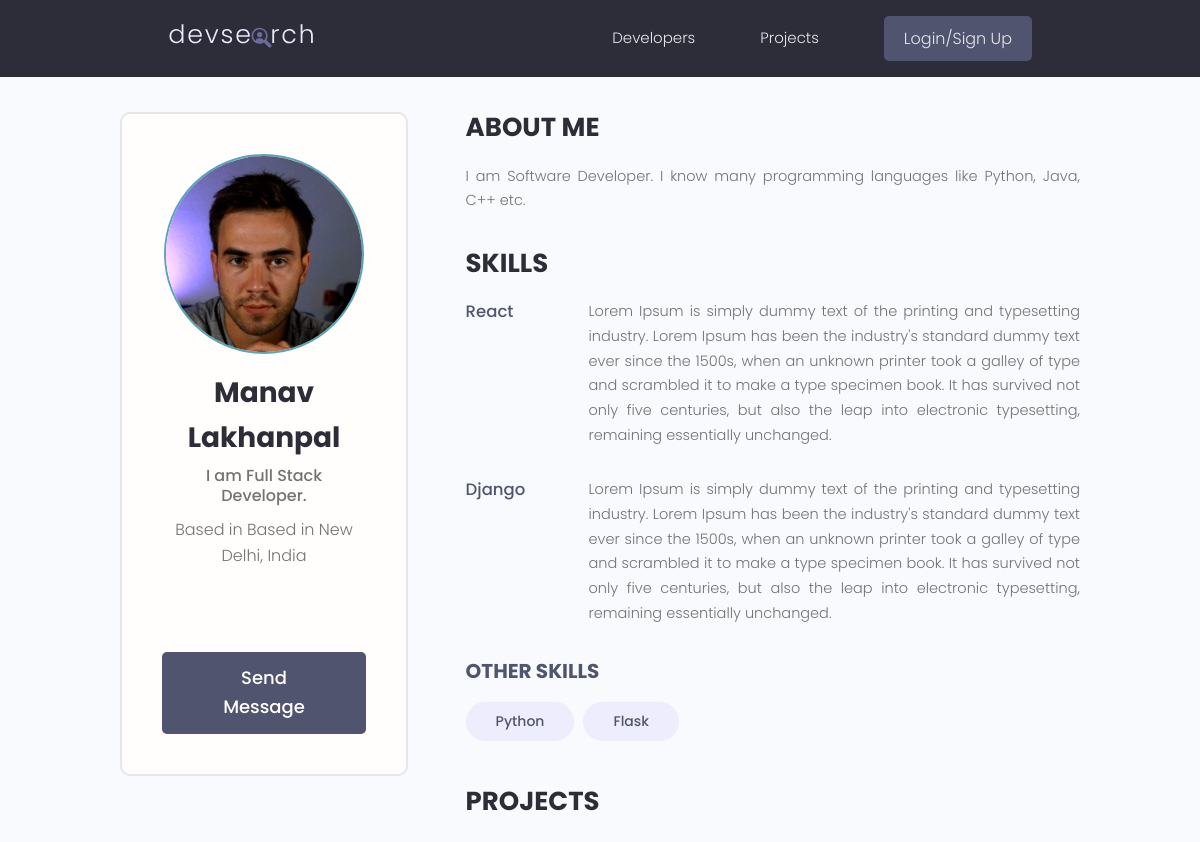
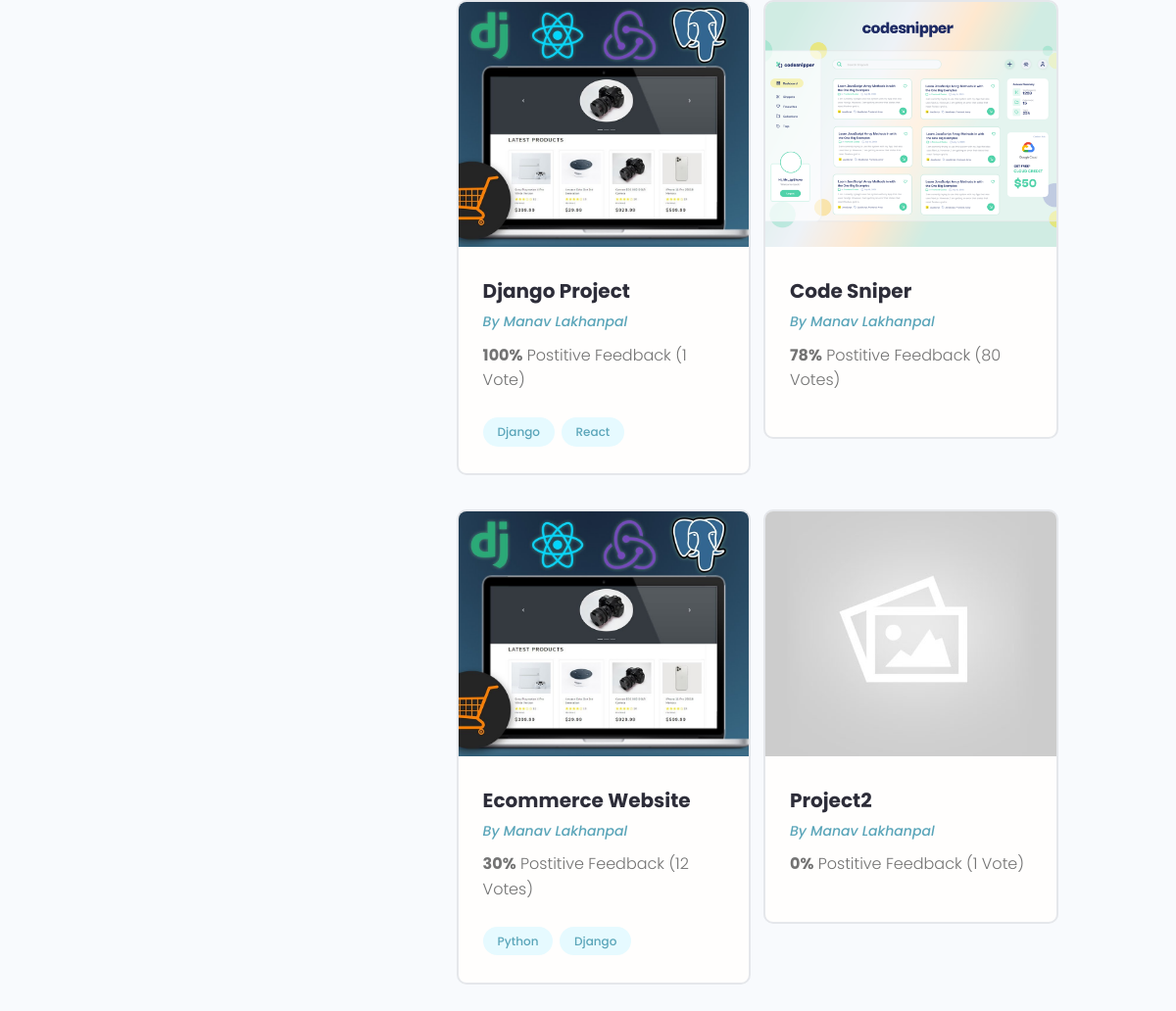
The page /profile/51d5c83b-4253-4f12-8ec8-5d2de76e0cae/ on the database its author committed (2 pictures, top to bottom).
### users/models.py (models this page shows, shortened)
class Profile(models.Model):
    user = models.OneToOneField(User, on_delete=models.CASCADE, null=True, blank=True)
    name = models.CharField(max_length=200, blank=True, null=True)
    email = models.EmailField(max_length=500, blank=True, null=True)
    username = models.CharField(max_length=200, blank=True, null=True)
    location = models.CharField(max_length=200, blank=True, null=True)
    short_intro = models.CharField(max_length=200, blank=True, null=True)
    bio = models.TextField(blank=True, null=True)
    profile_image = models.ImageField(null=True, blank=True, upload_to='profiles/', default='profiles/user-default.png')
    social_github = models.CharField(max_length=200, blank=True, null=True)
    social_twitter = models.CharField(max_length=200, blank=True, null=True)
    social_linkedin = models.CharField(max_length=200, blank=True, null=True)
    social_youtube = models.CharField(max_length=200, blank=True, null=True)
    social_website = models.CharField(max_length=200, blank=True, null=True)
    created = models.DateTimeField(auto_now_add=True)
    id = models.UUIDField(default=uuid.uuid4, unique=True, primary_key=True, editable=False)
    class Meta:
        ordering = ['created']
    @property
    def imageURL(self):
        try:
            url = self.profile_image.url
        except:
            url = ''
        return url

class Skill(models.Model):
    owner = models.ForeignKey(Profile, on_delete=models.CASCADE, null=True, blank=True)
    name = models.CharField(max_length=200, blank=True, null=True)
    description = models.TextField(blank=True, null=True)
    created = models.DateTimeField(auto_now_add=True)
    id = models.UUIDField(default=uuid.uuid4, unique=True, primary_key=True, editable=False)
    def __str__(self):
        return str(self.name)

### projects/models.py (models this page shows, shortened)
class Project(models.Model):
    owner = models.ForeignKey(
        Profile, null=True, blank=True, on_delete=models.CASCADE)
    title = models.CharField(max_length=200)
    description = models.TextField(null=True, blank=True)
    featured_image = models.ImageField(
        null=True, blank=True, default="default.jpg")
    demo_link = models.CharField(max_length=2000, null=True, blank=True)
    source_link = models.CharField(max_length=2000, null=True, blank=True)
    tags = models.ManyToManyField('Tag', blank=True)
    vote_total = models.IntegerField(default=0, null=True, blank=True)
    vote_ratio = models.IntegerField(default=0, null=True, blank=True)
    created = models.DateTimeField(auto_now_add=True)
    id = models.UUIDField(default=uuid.uuid4, unique=True,
                          primary_key=True, editable=False)
    class Meta:
        ordering = ['-vote_ratio', '-vote_total', 'title']
    @property
    def imageURL(self):
        try:
            url = self.featured_image.url
        except:
            url = ''
        return url

class Tag(models.Model):
    name = models.CharField(max_length=200)
    created = models.DateTimeField(auto_now_add=True)
    id = models.UUIDField(default=uuid.uuid4, unique=True,
                          primary_key=True, editable=False)
    def __str__(self):
        return self.name

### users/views.py (the view)
# urls.py: path('profile/<str:pk>/', views.userProfile, name="user-profile"),
def userProfile(request, pk):
    profile = Profile.objects.get(id=pk)
    topSkills = profile.skill_set.exclude(description__exact="")
    otherSkills = profile.skill_set.filter(description="")
    context = {'profile':profile, 'topSkills':topSkills,
                "otherSkills":otherSkills}
    return render(request, 'users/user-profile.html', context)

### users/templates/users/user-profile.html (shortened to what this page needs)
{% extends 'main.html' %}
{% block content %}
<main class="profile my-md">
    <div class="container">
        <div class="layout">
            <div class="column column--1of3">
                <div class="card text-center">
                    <div class="card__body dev">
                        <img class="avatar avatar--xl" src="{{ profile.imageURL }}" />
                        <h2 class="dev__name">{{profile.name}}</h2>
                        <p class="dev__title">{{profile.short_intro}}</p>
                        <p class="dev__location">Based in {{profile.location}}</p>
                        <ul class="dev__social">
                        </ul>
                        {% if request.user.profile.id != profile.id %}
                        <a href="{% url 'create-message' profile.id %}" class="btn btn--sub btn--lg">Send Message </a>
                        {% endif %}
                    </div>
                </div>
            </div>
            <div class="column column--2of3">
                <div class="devInfo">
                    <h3 class="devInfo__title">About Me</h3>
                    <p class="devInfo__about">{{profile.bio}}</p>
                </div>
                <div class="devInfo">
                    <h3 class="devInfo__title">Skills</h3>
                    <div class="devInfo__skills">
                        {% for skill in topSkills %}
                        <div class="devSkill">
                            <h4 class="devSkill__title">{{skill.name}}</h4>
                            <p class="devSkill__info">{{skill.description}}</p>
                        </div>
                        {% endfor %}
                        <h3 class="devInfo__subtitle">Other Skills</h3>
                        <div class="devInfo__otherSkills">
                            {% for skill in otherSkills %}
                            <span class="tag tag--pill tag--sub tag--lg">
                                <small>{{skill}}</small>
                            </span>
                            {% endfor %}
                        </div>
                    </div>
                </div>
                <div class="devInfo">
                    <h3 class="devInfo__title">Projects</h3>
                    <div class="grid grid--two">
                        {% for project in profile.project_set.all %}
                        <div class="column">
                            <div class="card project">
                                <a href="{% url 'project' project.id %}" class="project">
                                    <img class="project__thumbnail" src="{{project.imageURL}}"
                                        alt="project thumbnail" />
                                    <div class="card__body">
                                        <h3 class="project__title">{{project.title}}</h3>
                                        <p><a class="project__author"
                                                href="{% url 'user-profile' project.owner.id %}">By
                                                {{project.owner.name}}</a>
                                        </p>
                                        <p class="project--rating">
                                            <span style="font-weight: bold;">{{project.vote_ratio}}%</span> Postitive
                                            Feedback ({{project.vote_total}} Vote{{project.vote_total|pluralize:"s"}})
                                        </p>
                                        <div class="project__tags">
                                            {% for tag in project.tags.all %}
                                            <span class="tag tag--pill tag--main">
                                                <small>{{tag}}</small>
                                            </span>
                                            {% endfor %}
                                        </div>
                                    </div>
                                </a>
                            </div>
                        </div>
                        {% endfor %}
                    </div>
                </div>
            </div>
        </div>
    </div>
</main>
{% endblock content %}

### static/styles/app.css (style rules this page uses)
:root { --color-sub: #2d2d39; }
.btn--sub { background-color: var(--color-sub-light); }
.card { border: 2px solid var(--color-light); }
img { width: 100%; }
.profile .card > .dev { padding: 4rem; }
.dev__name { color: var(--color-sub); font-size: 2.8rem; font-weight: 700; margin-top: 1rem; margin-bottom: 0.5rem; }
.dev__title { font-size: 1.6rem; font-weight: 500; line-height: 1.3; }
.dev__location { margin-top: 1rem; }
.dev__social { margin: 3rem 0; list-style: none; display: flex; justify-content: center; gap: 1.5rem; }
.devInfo { margin-bottom: 3rem; }
.devInfo__title, .devInfo__subtitle { font-size: 2.6rem; color: var(--color-sub); text-transform: uppercase; font-weight: 700; margin-bottom: 1.5rem; }
.devInfo__subtitle { font-size: 2rem; color: var(--color-sub-light); }
.devInfo__about, .devSkill__info { font-size: 1.45rem; line-height: 1.7; text-align: justify; }
.devSkill { margin-bottom: 3rem; }
.devSkill__title { font-size: 1.65rem; font-weight: 500; color: var(--color-sub-light); }
@media screen and (min-width: 700px) { .devSkill { display: flex; justify-content: space-between; gap: 3rem; } }
@media screen and (min-width: 700px) { .devSkill__info { flex-basis: 80%; } }
.project__author { font-size: 1.4rem; font-style: italic; }
.project--rating { margin-bottom: 1.6em; margin-top: .5em; }
.project__thumbnail { height: 25rem; object-fit: cover; object-position: top center; }
.project__title { font-size: 2rem; font-weight: 700; color: var(--color-sub); }

### static/uikit/styles/modules/_variables.css (style rules this page uses)
:root { --color-main: #5aa5b9; --color-main-light: #e6faff; --color-sub: #3f4156; --color-sub-light: #51546e; --color-sub-lighter: #ededfd; --color-text: #737373; --color-gray: #8b8b8b; --color-light: #e5e7eb; --color-light-gray: #767676; --color-bg: #f8fafd; --color-white: #fffefd; --color-white-light: #f3f3f3; --color-success: #359e64; --color-success-bg: #def8e8; --color-error: #fc4b0b; --color-error-bg: #fff2ee; --font-base: 'Poppins', arial, helvetica, 'Segoe UI', roboto, ubuntu, sans-serif; --font-monospace: 'Fira Code', 'Courier New', courier, monospace; --font-regular: 300; --font-medium: 500; --font-bold: 700; --generic-shadow: 1px 1px 5px #00000010; --generic-transition: all 0.3s ease-in-out; }

### static/uikit/styles/modules/_base.css (style rules this page uses)
* { margin: 0; padding: 0; box-sizing: border-box; text-rendering: optimizeLegibility; color: inherit; font-size: inherit; }
html { font-size: 50%; }
@media only screen and (min-width: 480px) { html { font-size: 56.25%; } }
@media only screen and (min-width: 1200px) { html { font-size: 62.5%; } }
body { line-height: 1.6; font-weight: 400; font-size: 1.5rem; color: var(--color-text); background-color: var(--color-bg); min-height: 100vh; }

### static/uikit/styles/modules/_typography.css (style rules this page uses)
* { font-family: var(--font-base); }
h2 { font-size: 3.6rem; font-weight: var(--font-bold); }
h3 { font-size: 3.2rem; font-weight: var(--font-medium); }
h4 { font-size: 2.8rem; font-weight: var(--font-medium); }
p, span, strong { font-size: 1.6rem; color: var(--color-text); font-weight: var(--font-regular); }
a { padding-bottom: 2px; text-decoration: none; display: inline-block; color: var(--color-main); font-weight: var(--font-medium); }

### static/uikit/styles/modules/_utilities.css (style rules this page uses)
.container { width: 92%; max-width: 165rem; margin: 0 auto; box-sizing: border-box; }
@media screen and (min-width: 1000px) { .container { width: 90%; } }
@media screen and (min-width: 1200px) { .container { width: 80%; } }
.text-center { text-align: center; }
.my-md { margin: 3rem auto; }

### static/uikit/styles/modules/_avatar.css (style rules this page uses)
.avatar { border-radius: 50%; border: 2px solid var(--color-main); object-fit: cover; }
.avatar--xl { height: 20rem; width: 20rem; }

### static/uikit/styles/modules/_button.css (style rules this page uses)
.btn { display: inline-block; position: relative; cursor: pointer; background-color: var(--color-light); font-weight: var(--font-medium); color: var(--color-sub); text-decoration: none; padding: 1rem 2rem; border-radius: 0.5rem; border: none; width: -webkit-fit-content; width: -moz-fit-content; width: fit-content; height: -webkit-fit-content; height: -moz-fit-content; height: fit-content; font-size: 1.6rem; outline-width: 0; outline-color: transparent; -webkit-backface-visibility: hidden; backface-visibility: hidden; transition: all 0.3s ease-in-out; }
.btn--sub { background-color: var(--color-sub); color: var(--color-white); }
.btn--lg { font-size: 1.8rem; padding: 1.2rem 4.5rem; }

### static/uikit/styles/modules/_card.css (style rules this page uses)
.card { border-radius: 1rem; background-color: var(--color-white); border: 1.5px solid var(--color-light); width: auto; height: auto; margin-top: 0.5rem; margin-bottom: 0.5rem; overflow: hidden; }
.card__body, .card__header { padding: 2rem 2.5rem; }

### rows shown on the page
Profile: imageURL (picture), name "Manav Lakhanpal", short_intro "I am Full Stack Developer.", location "Based in New Delhi, India", bio "I am Software Developer. I know many programming languages like Python, Java, C++ etc."
Skill: name "React", description "Lorem Ipsum is simply dummy text of the printing and typesetting industry. Lorem Ipsum has been the industry's standard dummy text ever since the 1500s, when an unknown printer took a galley of type and scrambled it to make a type specimen book. It has survived not only five centuries, but also the leap into electronic typesetting, remaining essentially unchanged."
Skill: name "Django", description "Lorem Ipsum is simply dummy text of the printing and typesetting industry. Lorem Ipsum has been the industry's standard dummy text ever since the 1500s, when an unknown printer took a galley of type and scrambled it to make a type specimen book. It has survived not only five centuries, but also the leap into electronic typesetting, remaining essentially unchanged."
Skill: name "Python"
Skill: name "Flask"
Project: imageURL (picture), title "Django Project", owner.name "Manav Lakhanpal", vote_ratio "100", vote_total "1"
Tag: name "Django"
Tag: name "React"
Project: imageURL (picture), title "Code Sniper", owner.name "Manav Lakhanpal", vote_ratio "78", vote_total "80"
Project: imageURL (picture), title "Ecommerce Website", owner.name "Manav Lakhanpal", vote_ratio "30", vote_total "12"
Tag: name "Python"
Project: imageURL (placeholder picture), title "Project2", owner.name "Manav Lakhanpal", vote_ratio "0", vote_total "1"
